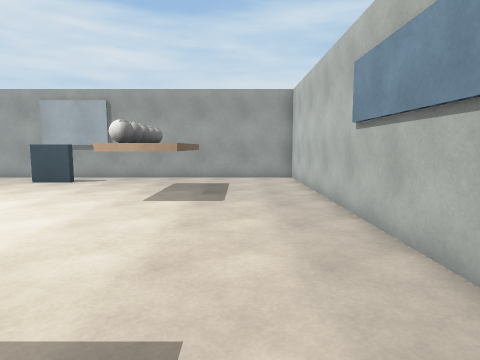
view 1 (above)

15 first-person views from a walk through a scene from a Unity 3-D project. The camera is 1.4 m above the floor, tilts 6° down and sees 75° across. The floor is counted in squares, 1 m on a side. Each view is taken from the middle of a square. On the plan, view 1 faces up. The plan holds only what a view shows up to about 14 squares ahead; the rest is blank. The player character is not drawn. Surface patterns are stand-ins for the level's own textures.

view 2
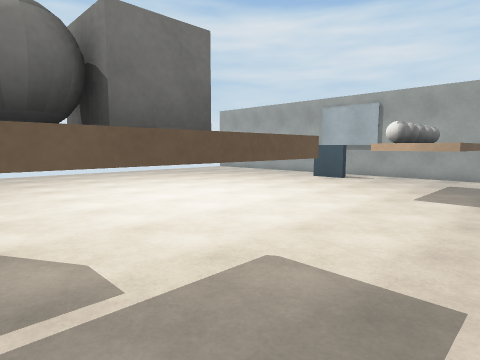

view 3
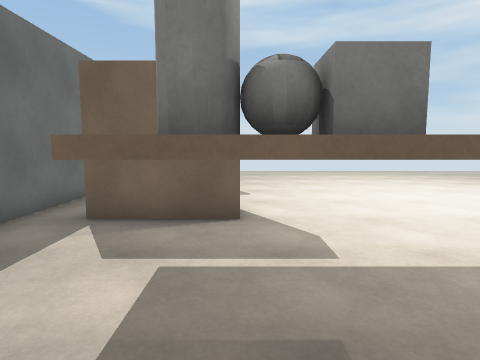

view 4
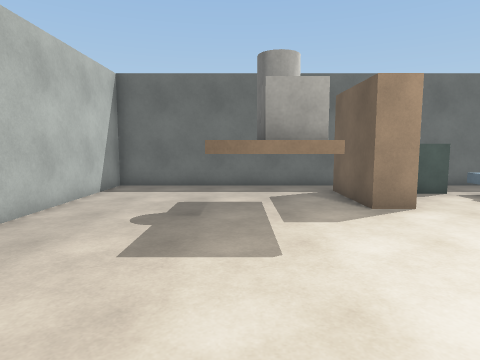

view 5
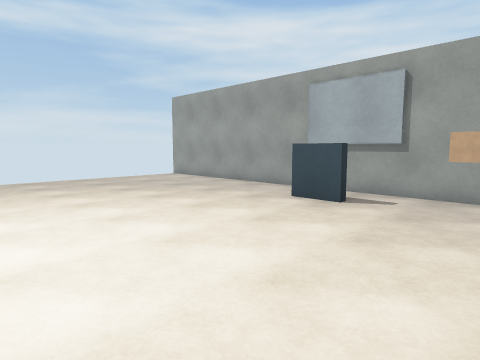

view 6
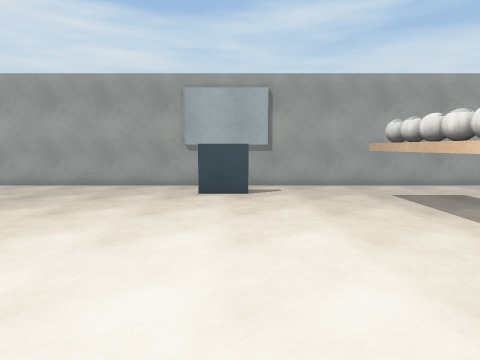

view 7
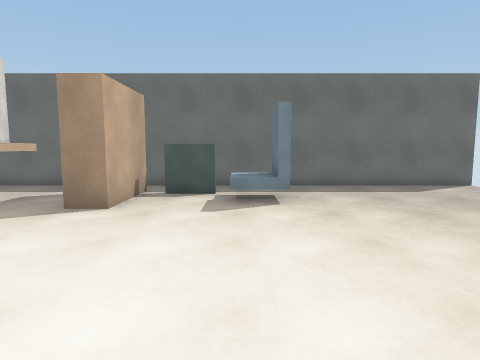

view 8
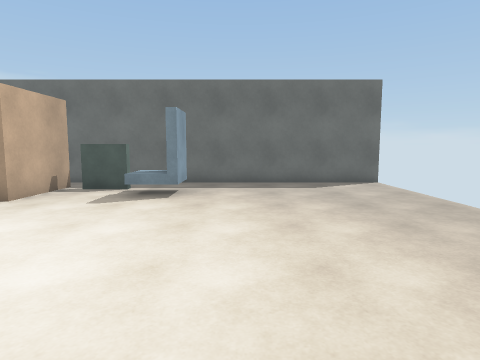

view 9
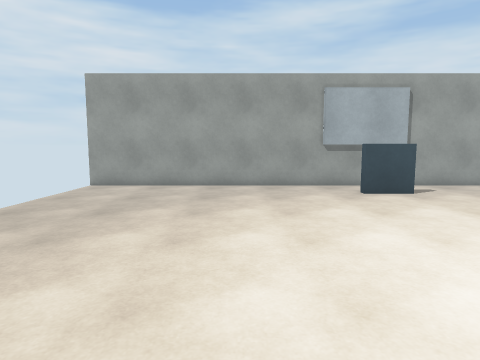

view 10
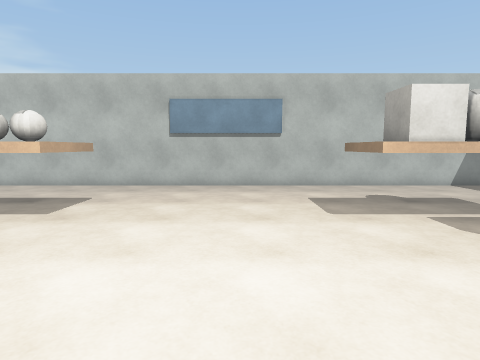

view 11
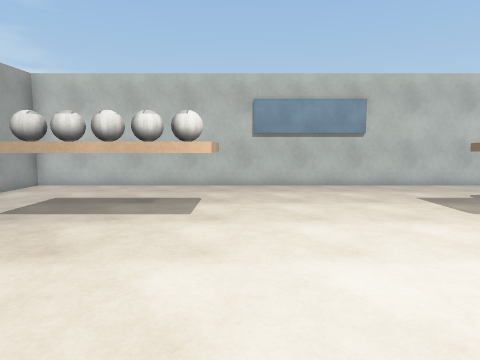

view 12
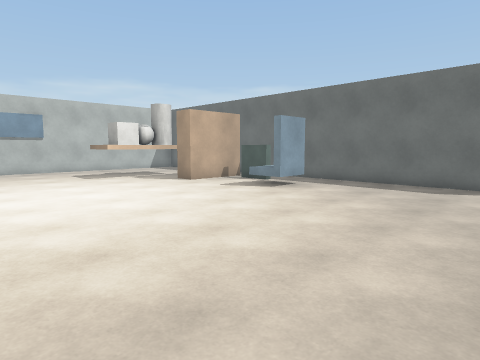

view 13
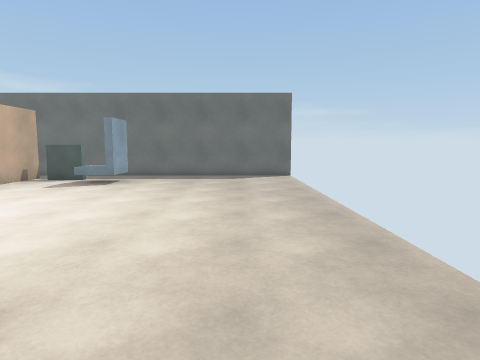

view 14
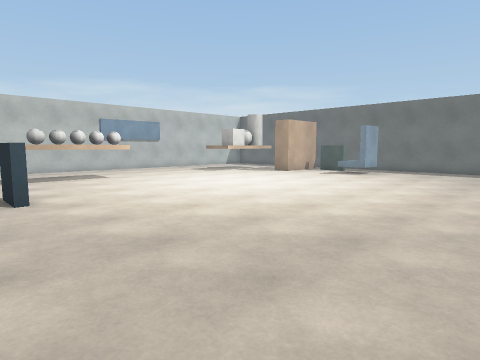

view 15
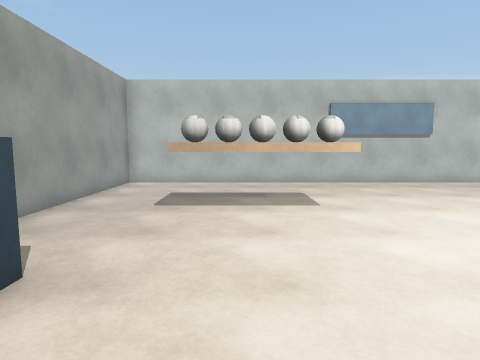

### Floor plan
Key: @ floor where view 1 was taken; # wall or solid block; . floor; ^ raised ledge; O other object.
Columns run from 18 left of view 1 to 3 right of it. Each row starts with its distance up from view 1.
 15 ######################
 14  ........####........#
 13  .........##.........#
 12  .........##.........#
 11  ..............#^....#
 10  ..............#^....#
  9  ..............#^....#
  8  ..............#^....#
  7  ....................#
  6  ....................#
  5  ....................#
  4  ....................#
  3  ....................#
  2  ....................#
  1  ..............OO....#
  0  ..............OO.@..#
 -1  ...........##.OO....#
 -2  .......#^..##.OO....#
 -3  .......#^####.......#
 -4  .........####.......#
 -5  ....................#
 -6 ######################

Positions as (right, up) in squares from view 1, and headings:
1: (0, 0), facing up
2: (0, -1), facing up-left
3: (1, -1), facing left
4: (-2, 6), facing down
5: (-3, 5), facing up-left
6: (-7, 3), facing up
7: (-9, 6), facing down
8: (-12, 7), facing down
9: (-12, 3), facing up
10: (-9, 4), facing right
11: (-9, 7), facing right
12: (-17, 7), facing down-right
13: (-15, 10), facing down
14: (-17, 14), facing down-right
15: (-10, 10), facing right
